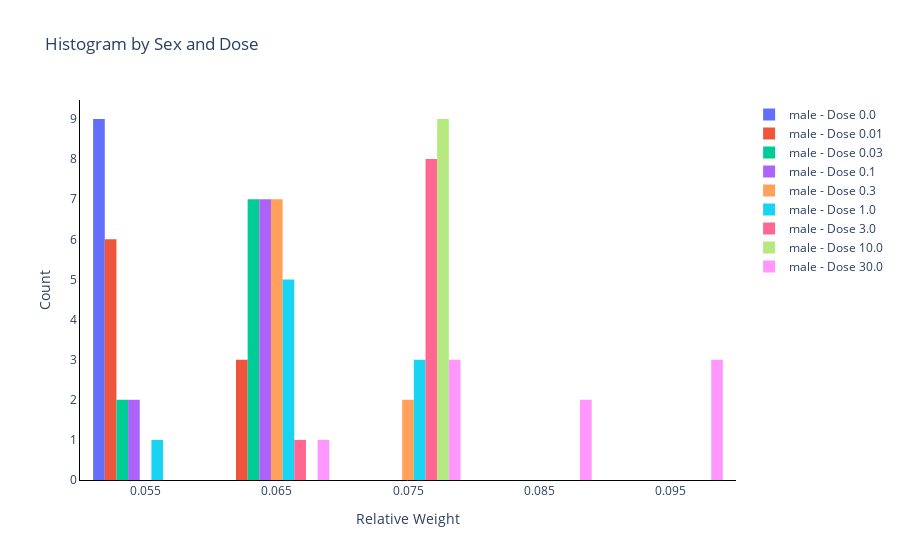

The notebook cell this image was saved under:
### Markdown cell above
### Plotly interactive visualization of normalized liver weights
---
### Histogram of relative liver weights

### Code cell
from plotly.subplots import make_subplots  # Add this line to import make_subplots

df = input_data

# Create subplots for each biospecimen_anatomic_site
fig = make_subplots(rows=1, cols=len(df["biospecimen_anatomic_site"].unique()), shared_yaxes=True)

for i, site in enumerate(df["biospecimen_anatomic_site"].unique(), 1):
    # Filter the data for the current biospecimen_anatomic_site
    site_data = df[df["biospecimen_anatomic_site"] == site]

    # Create a histogram trace for each sex and dose combination
    for sex in site_data["sex_x"].unique():
        for dose in site_data["dose_amount_x"].unique():
            trace_data = site_data[(site_data["sex_x"] == sex) & (site_data["dose_amount_x"] == dose)]
            trace = go.Histogram(x=trace_data["relative_weight"], nbinsx=8, name=f"{sex} - Dose {dose}")
            fig.add_trace(trace, row=1, col=i)

# Update layout and axis labels
fig.update_layout(
    title_text="Histogram by Sex and Dose",
    xaxis_title="Relative Weight",
    yaxis_title="Count",
    plot_bgcolor='white',  # Set background color to white
    paper_bgcolor='white',  # Set paper color to white
    showlegend=True,  # Hide the legend for individual histograms
)

# Set the plot area border color
fig.update_xaxes(showline=True, linewidth=1, linecolor='black')  # Set x-axis border color
fig.update_yaxes(showline=True, linewidth=1, linecolor='black')  # Set y-axis border color

# Show the plot
fig.show()

### Figure 1 — Plotly figure (JSON) as saved in the notebook; plotly's stock layout.template omitted (floating-point values rounded to 4 significant figures)
{"data": [{"name": "male - Dose 0.0", "nbinsx": 8, "type": "histogram", "x": [0.05991, 0.05538, 0.05844, 0.05811, 0.0599, 0.05667, 0.0561, 0.05863, 0.058], "xaxis": "x", "yaxis": "y"}, {"name": "male - Dose 0.01", "nbinsx": 8, "type": "histogram", "x": [0.05878, 0.05962, 0.06336, 0.06128, 0.05889, 0.06135, 0.05886, 0.05642, 0.05477], "xaxis": "x", "yaxis": "y"}, {"name": "male - Dose 0.03", "nbinsx": 8, "type": "histogram", "x": [0.0617, 0.05724, 0.05835, 0.0625, 0.06234, 0.06506, 0.0628, 0.0649, 0.06039], "xaxis": "x", "yaxis": "y"}, {"name": "male - Dose 0.1", "nbinsx": 8, "type": "histogram", "x": [0.06318, 0.0615, 0.06108, 0.06685, 0.06654, 0.06476, 0.06376, 0.05898, 0.05742], "xaxis": "x", "yaxis": "y"}, {"name": "male - Dose 0.3", "nbinsx": 8, "type": "histogram", "x": [0.06603, 0.06454, 0.06318, 0.06863, 0.06816, 0.06937, 0.0713, 0.0725, 0.06973], "xaxis": "x", "yaxis": "y"}, {"name": "male - Dose 1.0", "nbinsx": 8, "type": "histogram", "x": [0.06834, 0.06953, 0.05632, 0.07292, 0.07633, 0.07514, 0.06678, 0.06321, 0.06946], "xaxis": "x", "yaxis": "y"}, {"name": "male - Dose 3.0", "nbinsx": 8, "type": "histogram", "x": [0.07536, 0.07094, 0.07849, 0.07292, 0.07219, 0.07585, 0.07713, 0.07563, 0.0699], "xaxis": "x", "yaxis": "y"}, {"name": "male - Dose 10.0", "nbinsx": 8, "type": "histogram", "x": [0.07624, 0.07049, 0.07773, 0.0747, 0.07701, 0.0716, 0.07511, 0.07124, 0.07137], "xaxis": "x", "yaxis": "y"}, {"name": "male - Dose 30.0", "nbinsx": 8, "type": "histogram", "x": [0.08907, 0.07283, 0.09211, 0.09162, 0.09573, 0.06852, 0.0781, 0.08778, 0.07435], "xaxis": "x", "yaxis": "y"}], "layout": {"paper_bgcolor": "white", "plot_bgcolor": "white", "showlegend": true, "title": {"text": "Histogram by Sex and Dose"}, "xaxis": {"anchor": "y", "domain": [0, 1], "linecolor": "black", "linewidth": 1, "showline": true, "title": {"text": "Relative Weight"}}, "yaxis": {"anchor": "x", "domain": [0, 1], "linecolor": "black", "linewidth": 1, "showline": true, "title": {"text": "Count"}}}}
